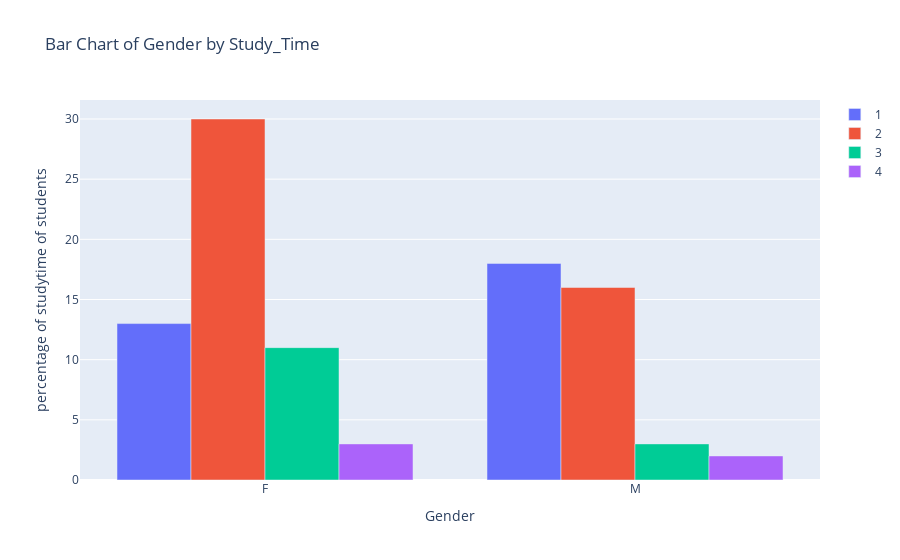

This figure's notebook cell:
### Markdown cell above
<div 
style="
/* color:white;
background-color:#141414; */
color:black;
background-color:#d9d9d9;
border-radius:10px;
padding:1%;
font-size:1em;
border: 1px solid #3f37c9;
"> 
🔎 <b>We can see that:</b>
<ul>
    <li>59% of students in this dataset are Females.</li>
    <li>41% of students in this dataset are Males.</li>
</ul></div>

### Code cell
gender_col = df_coloumns[1]  # Gender column
studytime_col = df_coloumns[13]  # dropout column

# Group by Gender and studytime, and count the percentage of occurrences
studytime_counts = df.groupby([gender_col, studytime_col]).size().fillna(0).unstack()
studytime_counts = (studytime_counts*100)//df.shape[0]

# Create the figure
fig = go.Figure()

# Add bars for each studytime as separate traces, creating a stacked effect
for studytime in studytime_counts.columns:
    fig.add_trace(
        go.Bar(
            x=studytime_counts.index,
            y=studytime_counts[studytime],
            name=str(studytime),
            # marker_color="orange" if studytime == True else "darkblue"  # Different colors for each studytime
        )
    )

# Update layout with stacked option
fig.update_layout(
    title_text=f'Bar Chart of {gender_col} by {studytime_col}',
    xaxis_title='Gender',
    yaxis_title='percentage of studytime of students',
)

fig.show()

### Figure 1 — Plotly figure (JSON) as saved in the notebook; plotly's stock layout.template omitted (floating-point values rounded to 4 significant figures)
{"data": [{"name": "1", "type": "bar", "x": ["F", "M"], "y": [13, 18]}, {"name": "2", "type": "bar", "x": ["F", "M"], "y": [30, 16]}, {"name": "3", "type": "bar", "x": ["F", "M"], "y": [11, 3]}, {"name": "4", "type": "bar", "x": ["F", "M"], "y": [3, 2]}], "layout": {"title": {"text": "Bar Chart of Gender by Study_Time"}, "xaxis": {"title": {"text": "Gender"}}, "yaxis": {"title": {"text": "percentage of studytime of students"}}}}
